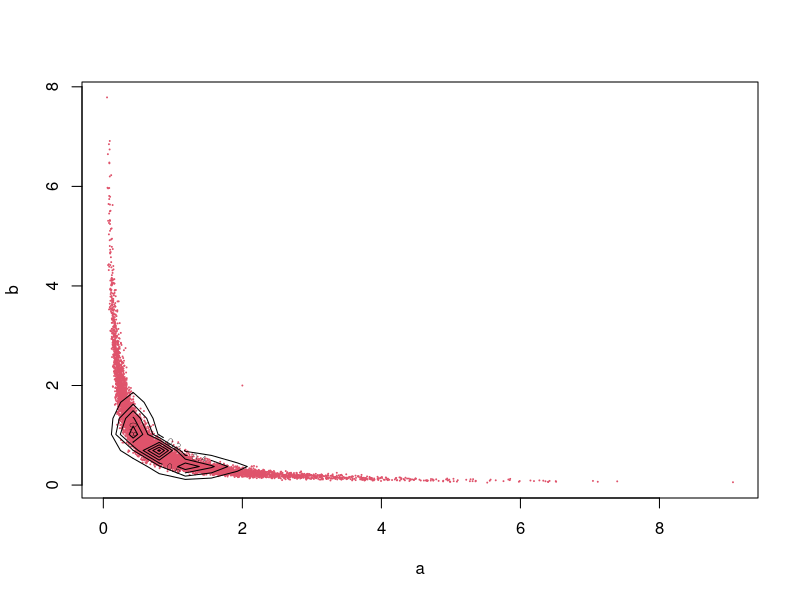
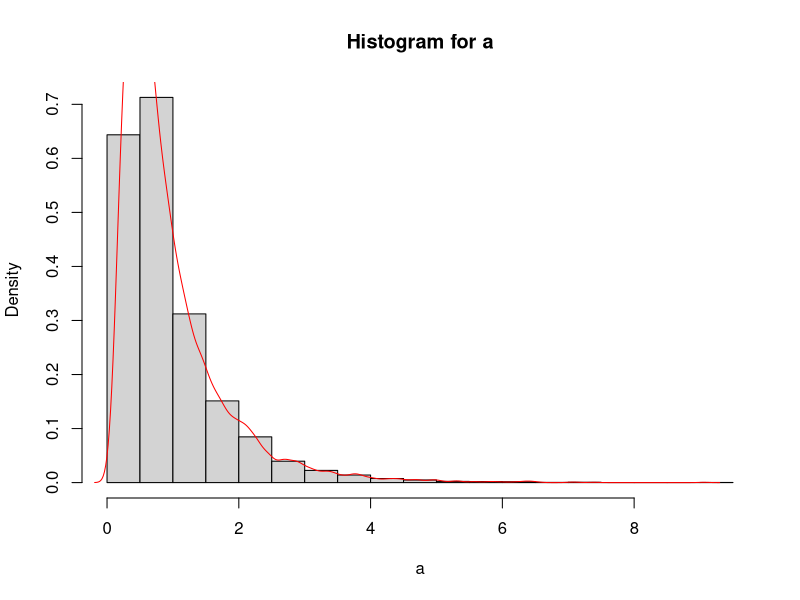
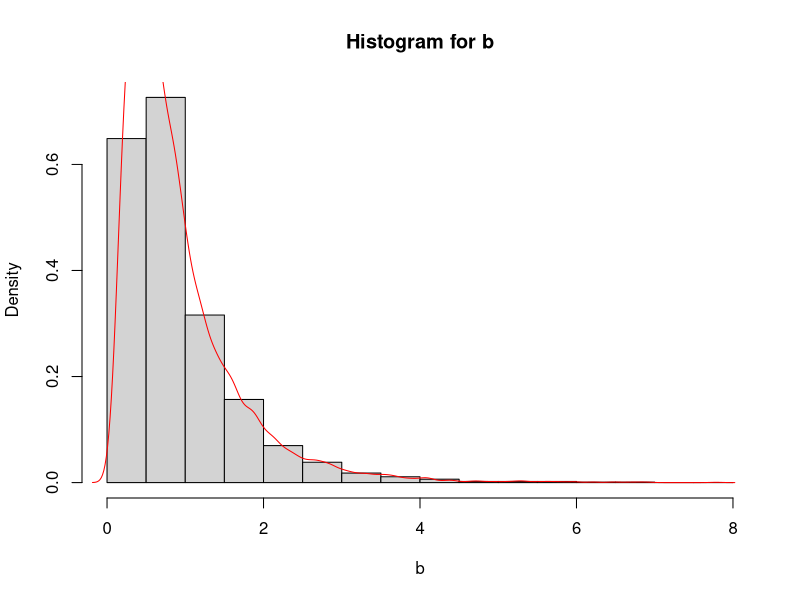
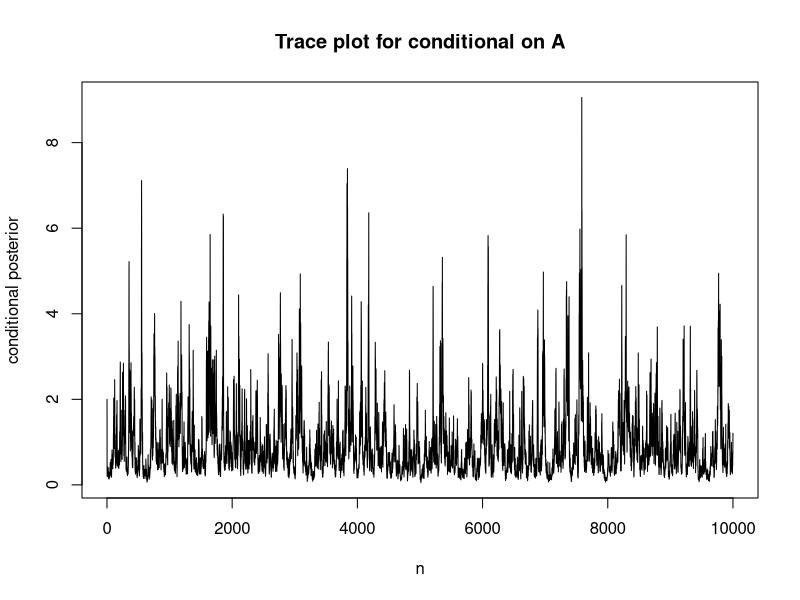
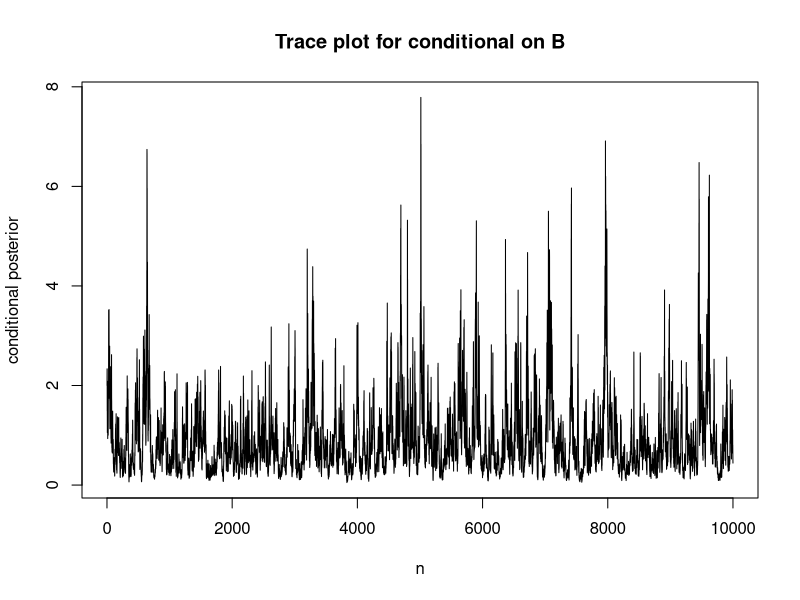
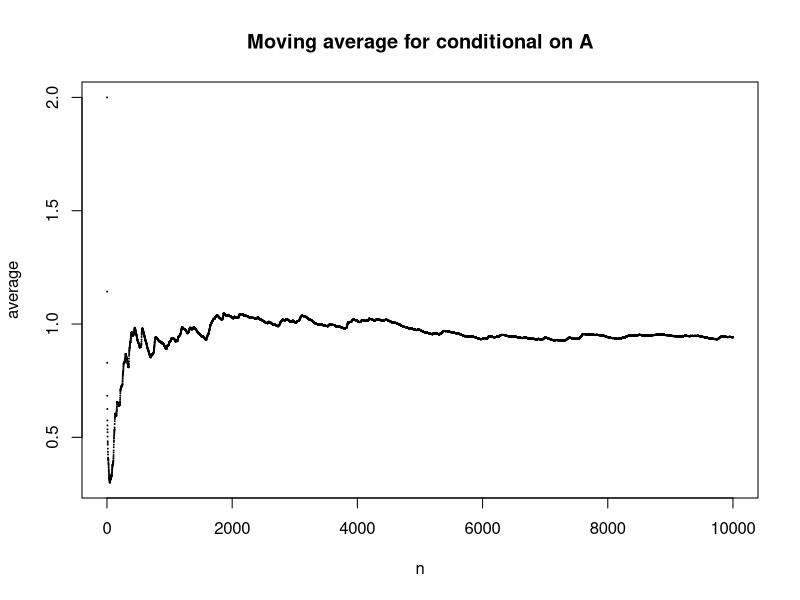
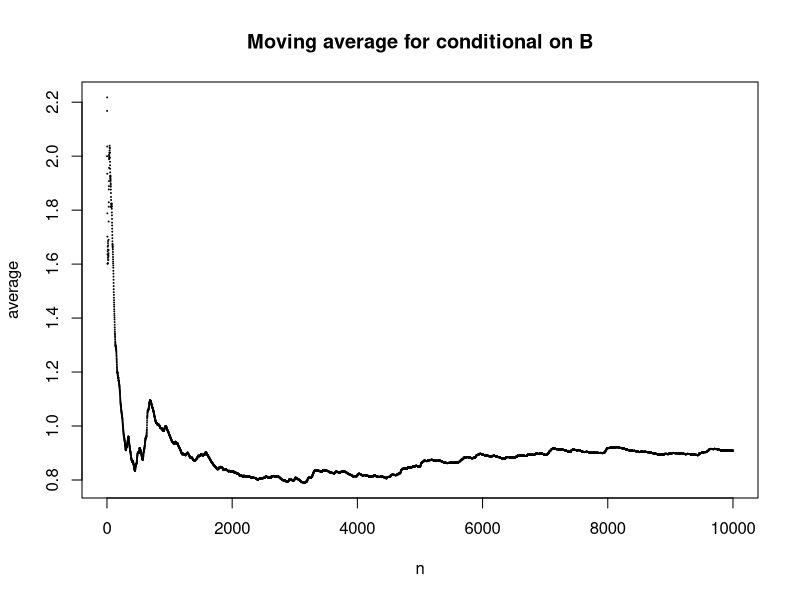

Write R code to recreate these figures, in order.
## ---- chunk 1
# read in the data #
dataExp = read.csv("Assignment4Exponential.csv", header = FALSE)
# check number of observations in 30 #
nrow(dataExp)
# set seed for reproducibility #
set.seed(666)

#####################################################
### Function to do gibbs sampling for exponential ###
### inputs are number of simulations nsim         ###
### a & b values and data someData                ###
#####################################################
exp_gibbs <- function(nSims, a, b, someData) {
  # define n as number of data points #
  n = nrow(someData)
  # define x as sum of data points #
  x = sum(someData)
  # create matrix for results #
  results = matrix(NA, nrow = nSims, ncol = 2)
  # set starting points #
  results[1,] = c(a,b)
  
  for (i in 1:(nSims-1)) {
    results[i+1,1] = rgamma(1, shape = n+1, rate = 1 + x*results[i, 2])
    results[i+1,2] = rgamma(1, shape = n+1, rate = 1 + x*results[i+1, 1])
  }
  colnames(results) = c("conditionalA", "conditionalB")
  return(results)
}

condPost = exp_gibbs(10000, 2, 2, dataExp)
## ---- chunk 2
require("MASS")
Z <- kde2d(condPost[,1],condPost[,2])
plot(condPost[,1],condPost[,2], pch = 19, cex = .1, col = 2,
     xlab = expression(a),
     ylab = expression(b))
contour(Z, add = TRUE)
## ---- chunk 3
hist(condPost[,1], prob = TRUE, main = "Histogram for a",
     xlab = expression(a))
lines(density(condPost[,1]), col = "red")
## ---- chunk 4
hist(condPost[,2], prob = TRUE, main = "Histogram for b",
     xlab = expression(b))
lines(density(condPost[,2]), col = "red")
## ---- chunk 5
# plot trace plot for A #
plot(1:10000, condPost[,1], type = "l", 
     main="Trace plot for conditional on A", 
     ylab="conditional posterior", xlab="n")
# plot trace plot for B #
plot(1:10000, condPost[,2], type = "l", 
     main="Trace plot for conditional on B", 
     ylab="conditional posterior", xlab="n")
## ---- chunk 6
# plot moving average trace plot for A #
movAvgA = cumsum(condPost[,1])/(1:10000)
plot(1:length(movAvgA), movAvgA, cex = 0.1, 
     main="Moving average for conditional on A", 
     xlab="n", ylab="average")
# plot moving average trace plot for B #
movAvgB = cumsum(condPost[,2])/(1:10000)
plot(1:length(movAvgB), movAvgB, cex = 0.1, 
     main="Moving average for conditional on B", 
     xlab="n", ylab="average")
